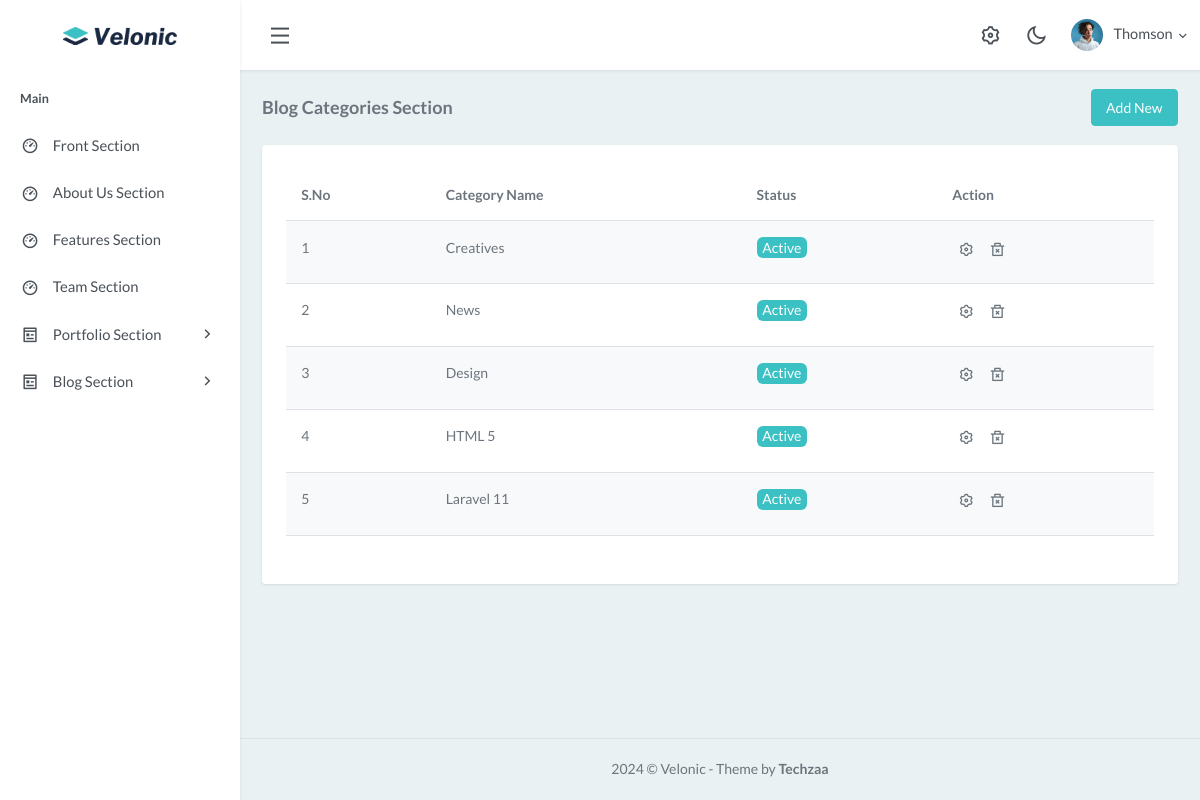
Page /blog-cat.php (signed in) on the committed database.
### tables this page shows
CREATE TABLE `blog_categories` (
  `blogImg_id` int(11) NOT NULL AUTO_INCREMENT,
  `blog_cat` varchar(20) DEFAULT NULL,
  `status` int(1) NOT NULL DEFAULT 1,
  PRIMARY KEY (`blogImg_id`)
);

### blog-cat.php (the view, shortened to what this page needs)
<?php
    require 'include/db_conn.php';
?>
<?php include 'include/header.php'; ?>
<?php include 'include/sidebar.php'; ?>
<div class="content-page">
    <div class="content">
        <div class="container-fluid">
            <div class="row">
                <div class="col-12">
                    <div class="page-title-box d-flex justify-content-between align-items-center">
                        <h4 class="page-title">Blog Categories Section</h4>
                        <a href="blogcat-add.php" class="btn btn-primary">Add New</a>
                    </div>
                </div>
            </div>
            <div class="row">
                <div class="col-12">
                    <div class="card">
                        <div class="card-body">
                            <div class="responsive-table-plugin">
                                <div class="table-rep-plugin">
                                    <div class="table-responsive" data-pattern="priority-columns">
                                        <table id="tech-companies-1" class="table table-striped">
                                            <thead>
                                                <tr>
                                                    <th>S.No</th>
                                                    <th>Category Name</th>
                                                    <th>Status</th>
                                                    <th>Action</th>
                                                </tr>
                                            </thead>
                                            <tbody>
                                                <?php
                                                $category_data = "SELECT * FROM blog_categories";
                                                $result = $conn->query($category_data);
                                                $cnt = 1;
                                                if ($result->num_rows > 0) {
                                                    while ($row = $result->fetch_assoc()) {
                                                        ?>
                                                        <tr>
                                                            <td><?php echo $cnt++; ?></td>
                                                            <td><?php echo $row['blog_cat']; ?></td>
                                                            <td>
                                                                <?php
                                                                if ($row['status'] == 1) {
                                                                    echo '<h4><span class="badge bg-primary"> Active </span></h4>';
                                                                } else {
                                                                    echo '<h4><span class="badge bg-danger"> Inactive </span></h4>';
                                                                }
                                                                ?>
                                                            </td>
                                                            <td>
                                                                <a href="blogcat-update.php?id=<?php echo $row['blogImg_id']; ?>" class="text-reset fs-16 px-1">
                                                                    <i class="ri-settings-3-line"></i>
                                                                </a>
                                                                <a href="javascript:void(0);" onclick="confirmCatDelete(<?php echo $row['blogImg_id']; ?>);" class="text-reset fs-16 px-1">
                                                                    <i class="ri-delete-bin-2-line"></i>
                                                                </a>
                                                            </td>
                                                        </tr>
                                                        <?php
                                                    }
                                                }
                                                ?>
                                            </tbody>
                                        </table>
                                        </div>
                                    </div>
                                </div>
                        </div>
                    </div>
                </div>
            </div>
        </div>
    </div>
    <footer class="footer">
        <div class="container-fluid">
            <div class="row">
                <div class="col-12 text-center">
                    <script>document.write(new Date().getFullYear())</script> © Velonic - Theme by <b>Techzaa</b>
                </div>
            </div>
        </div>
    </footer>
</div>
<?php include 'include/footer.php'; ?>

### rows in the picture
blog_categories: blog_cat "Creatives", status "Active"
blog_categories: blog_cat "News", status "Active"
blog_categories: blog_cat "Design", status "Active"
blog_categories: blog_cat "HTML 5", status "Active"
blog_categories: blog_cat "Laravel 11", status "Active"
